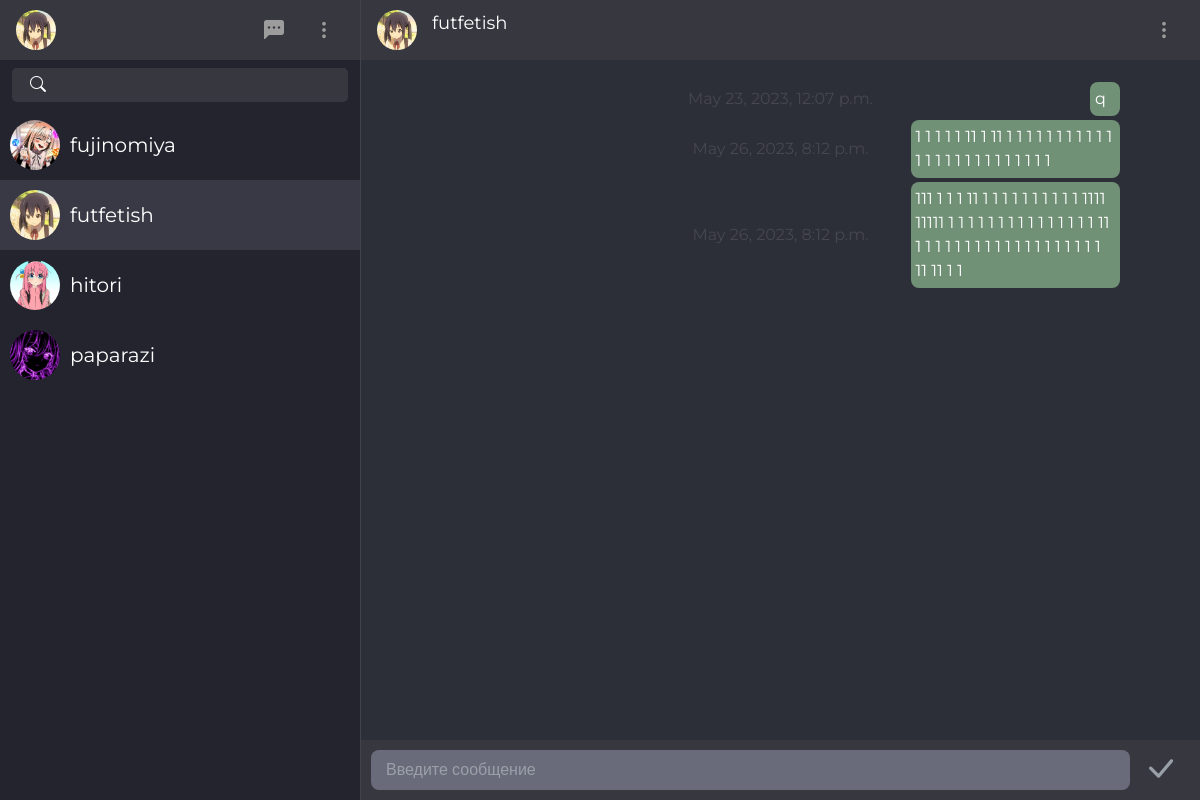
Page /personal_msg/1 (signed in) on the committed database.
### main/models.py (models this page shows)
class C_user(AbstractUser):
    ava = models.ImageField(default= 'main/static/wu/img/def_anime_ava.png',upload_to='main/static/wu/img/')
    blacklist = models.ManyToManyField('self',  blank=True,  symmetrical=False)

class Msg(models.Model):
    sent = models.ForeignKey(C_user, on_delete=models.CASCADE, related_name='sent')
    point = models.ForeignKey(C_user , on_delete=models.CASCADE, related_name='point')
    text = models.TextField(max_length= 20000)
    date = models.DateTimeField(auto_now_add=True)
    read = models.BooleanField(default=False)

### main/views.py (the view)
# urls.py: path('personal_msg/<int:pk>' , views.ls.as_view() , name='ls'),
@method_decorator(login_required, name='dispatch')
class ls(DetailView):
    model = C_user
    template_name = 'wu/ls.html'
    context_object_name = 'prof'
    def get_context_data(self, **kwargs):
        context = super().get_context_data(**kwargs)
        context['messages'] = Msg.objects.filter(Q(point=self.request.user.id, sent=context['prof']) | Q(point=context['prof'],sent=self.request.user)).order_by('date')
        return context

### main/context_processors.py (called while the page is built)
def friend_list(request):
    if not request.user.is_authenticated:
        return {}
    related_users = C_user.objects.filter(
        Q(sent__in=Msg.objects.filter(point=request.user)) | Q(point__in=Msg.objects.filter(sent=request.user))
    ).distinct()
    return {'friend_list': related_users}

### main/templates/wu/ls.html (shortened to what this page needs)
{% extends 'wu/layout.html' %}
{% block top_img %} {{ prof.ava.url }}  {% endblock %}
{% block main_r_top_content %}
    <p>{{ prof.username }}</p>
{% endblock %}
{% block content %}
 <ls>
     <div id="ls" class="ls__content">
        <div class="ls__chat">
            {% for i in messages %}
             <div id="full_msg{{i.id}}" class="ls__msg">
        {% if i.sent == request.user %}
                <div class="ls__msg_content ls__r">
        {% else %}
                 <div  class="ls__msg_content ls__l">
        {% endif %}
                 <div class="ls__date">{{i.date}}</div>
                 <div class="ls__msg_text" id="msg_text{{i.id}}">
                     <div class="text">{{i.text}}</div>
                 </div>
                </div>
                 </div>
        {%endfor%}
        </div>
     </div>
     <div class="ls__add_msg">
         <div class="ls__input">
             {% if request.user not in prof.blacklist.all and prof not in request.user.blacklist.all %}
             <form autocomplete="off" id="msg_form" method="POST" action="{% url 'create_msg' %}">
              <input id="msg_input" name="text"  type="text" placeholder="Введите сообщение">
              </form>
             {% endif %}
         </div>
         <a href="#" onclick="document.getElementById('msg_form').submit()" class="ls__send">
             <i class="bi bi-check-lg"></i>
         </a>
     </div>
 </ls>
{% endblock %}

### main/templates/wu/layout.html (shortened to what this page needs)
{% load static %}
<!doctype html>
<html lang="en">
<head>
    <link rel="stylesheet" href="https://cdn.jsdelivr.net/npm/bootstrap@5.2.3/dist/css/bootstrap.min.css">
    <link rel="stylesheet" type="text/css" href="{% static 'wu/scss/main.css' %}">
    <link rel="stylesheet" href="https://cdn.jsdelivr.net/npm/bootstrap-icons@1.7.2/font/bootstrap-icons.css">
</head>
<body>
    <div class="main">
        <div class="main__left">
            <div class="main__def">
            <div class="main__header">
                <div class="main__top">
                    {% if user.is_authenticated%}
                    <a style=" border-radius : 50%;" href="#" id="min_ava" class="main__profile">
                        <img src="{{ request.user.ava.url }}" class="main__ava" alt="">
                    </a>
                    {% else %}
                    <div class="main__profile">
                          <a href="{% url 'reg' %}" class="main__auth_but but">Зарегистрироваться</a>
                        <a href="{% url 'login_' %}" class="main__auth_but but">Войти</a>
                    </div>
                    {% endif %}
                     {% if user.is_authenticated%}
                    <div class="main__utils">
                        <a href="#" id="add_chat" class="main__util"><i class="bi bi-chat-left-dots-fill"></i></a>
                        <a href="#  " id="settings_1" class="main__util"><i  class=" bi bi-three-dots-vertical"></i></a>
                        <div class="main__prof_settings">
                        </div>
                    </div>
                    {% endif %}
                </div>
                <div class="main__search main__search_local">
                    <div class="main__input">
                        <form id="local_search_form" autocomplete="off">
                                    <a href="#"  id="local_search_util" class="main__search_util">
                    <i class="bi bi-search"></i>
                </a>
                <input name="q" id="local_search" type="text" >
                    </form>
                        </div>
                </div>
            </div>
            <div id="local_search_res" class="main__list">
                {% for user in friend_list %}
                    <a id="chat_{{user.id}}" href="{% url 'ls' user.id %}" class="search_res">
                    <img src="{{user.ava.url}}" alt="">
                    <div class="search_res__text">
                         <p>{{ user.username }}</p>
                    </div>
                </a>
                {% endfor %}
            </div>
            </div>
        </div>
        <div class="main__right" id="content">
            <div class="main__top">
                <div class="main__profile">
                    <a href="#" class="main__ava" id="other_ava" >
                        <img src="{% block top_img %} {% endblock %}" class="main__ava" alt="">
                        </a>
                    </div>
                    <a href="#" id="main_r_top_content" class="main__top_content">
                        {% block main_r_top_content %} {% endblock %}
                    </a>
                    <div class="main__utils">
                        <a href="#" id="settings_r" class="main__util"><i  class=" bi bi-three-dots-vertical"></i></a>
                              <div class="main__prof_settings">
                        </div>
                    </div>
            </div>
            <div class="main__rcontent">
                {% block content %}
                {% endblock %}
            </div>
        </div>
            </div>
</body>
</html>

### main/templates/wu/layout.html (style rules this page uses)
.search_res { display : flex; width : 100%; height : 70px; color : white; padding : 10px; }
.search_res img { border-radius : 50%; width : 50px; height : 50px; }
.search_res .search_res__text { padding : 10px; display : flex; font-size : 20px; flex-direction : column; }

### rows in the picture
C_user: user.ava (picture), ava (picture), username "futfetish"
C_user: ava (picture), username "fujinomiya"
C_user: ava (picture), username "hitori"
C_user: ava (picture), username "paparazi"
Msg: date "May 23, 2023, 12:07 p.m.", text "q"
Msg: date "May 26, 2023, 8:12 p.m.", text "1 1 1 1 1 11 1 11 1 1 1 1 1 1 1 1 1 1 1 1 1 1 1 1 1 1 1 1 1 1 1 1 1"
Msg: date "May 26, 2023, 8:12 p.m.", text "111 1 1 1 11 1 1 1 1 1 1 1 1 1 1 1111 11111 1 1 1 1 1 1 1 1 1 1 1 1 1 1 1 11 1 1 1 1 1 1 1 1 1 1 1 1 1 1 1 1 1 1 1 11 11 1 1"
